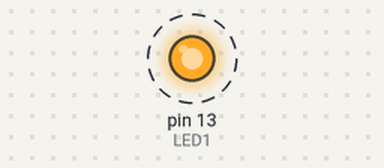
Simulated run of this sketch. Board: Arduino Uno, built with avr-gcc and run on an emulated ATmega328P. Parts: output pins drawn as LEDs (lit = HIGH). Dashed ring = blinking.

Above: at 0.2 s.
Timing chart, 0 to 3.3 s (numbered marks = the images above):
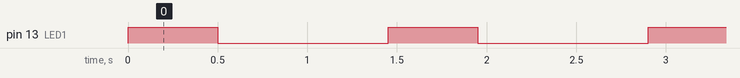

Measured:
- by itself, pin 13 (LED1): alternates HIGH for 0.50 s and LOW for 0.95 s

The sketch:

Lab1.ino
```cpp
/*
Name:		Lab 1.L21.ino
Created:	5/30/2018 10:42:35 AM
Author:	chris dyck
Description:
*/
int LED1 = 13; //The blue LED is connected pin 2 of the Arduino.
int onTime = 500; //500 milliseconds
int offTime = 950; //950 milliseconds

// the setup function runs once when you press reset or power the board
void setup() {
	pinMode(LED1, OUTPUT);  //Setup Blue LED pin as an output pin.
}

// the loop function runs over and over again until power down or reset
void loop() {
	digitalWrite(LED1, HIGH);  //Turn on the blue LED.
	Serial.println("Light on");
	delay(onTime);                   //Wait onTime.
	digitalWrite(LED1, LOW);   //Turn off the blue LED.
	Serial.println("Light off");
	delay(offTime);                  //Wait offTime.
}
```
